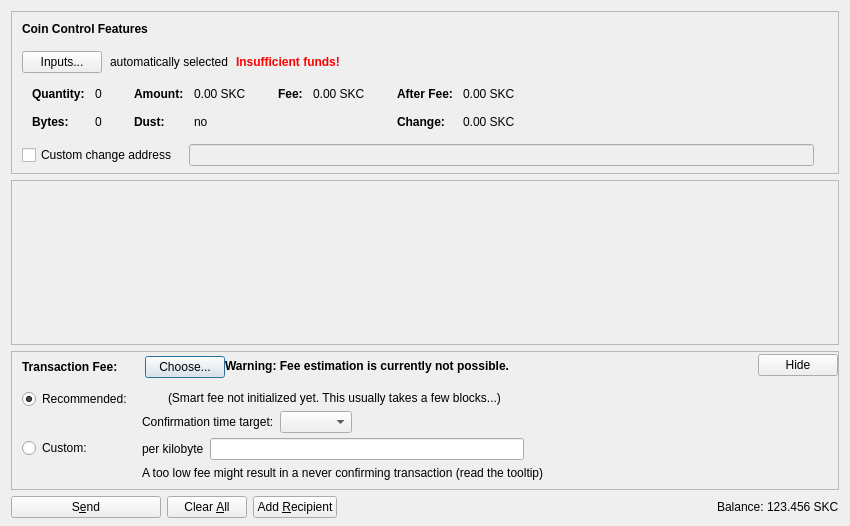
<?xml version="1.0" encoding="UTF-8"?>
<ui version="4.0">
 <class>SendCoinsDialog</class>
 <widget class="QDialog" name="SendCoinsDialog">
  <property name="geometry">
   <rect>
    <x>0</x>
    <y>0</y>
    <width>850</width>
    <height>526</height>
   </rect>
  </property>
  <property name="windowTitle">
   <string>Send Coins</string>
  </property>
  <layout class="QVBoxLayout" name="verticalLayout" stretch="0,1,0,0">
   <property name="bottomMargin">
    <number>8</number>
   </property>
   <item>
    <widget class="QFrame" name="frameCoinControl">
     <property name="sizePolicy">
      <sizepolicy hsizetype="Expanding" vsizetype="Expanding">
       <horstretch>0</horstretch>
       <verstretch>0</verstretch>
      </sizepolicy>
     </property>
     <property name="maximumSize">
      <size>
       <width>16777215</width>
       <height>16777215</height>
      </size>
     </property>
     <property name="frameShape">
      <enum>QFrame::StyledPanel</enum>
     </property>
     <property name="frameShadow">
      <enum>QFrame::Sunken</enum>
     </property>
     <layout class="QVBoxLayout" name="verticalLayoutCoinControl2">
      <property name="spacing">
       <number>0</number>
      </property>
      <property name="leftMargin">
       <number>0</number>
      </property>
      <property name="topMargin">
       <number>0</number>
      </property>
      <property name="rightMargin">
       <number>0</number>
      </property>
      <property name="bottomMargin">
       <number>6</number>
      </property>
      <item>
       <layout class="QVBoxLayout" name="verticalLayoutCoinControl" stretch="0,0,0,0,1">
        <property name="spacing">
         <number>0</number>
        </property>
        <property name="leftMargin">
         <number>10</number>
        </property>
        <property name="topMargin">
         <number>10</number>
        </property>
        <item>
         <layout class="QHBoxLayout" name="horizontalLayoutCoinControl1">
          <property name="bottomMargin">
           <number>15</number>
          </property>
          <item>
           <widget class="QLabel" name="labelCoinControlFeatures">
            <property name="sizePolicy">
             <sizepolicy hsizetype="Preferred" vsizetype="Maximum">
              <horstretch>0</horstretch>
              <verstretch>0</verstretch>
             </sizepolicy>
            </property>
            <property name="font">
             <font>
              <weight>75</weight>
              <bold>true</bold>
             </font>
            </property>
            <property name="styleSheet">
             <string notr="true">font-weight:bold;</string>
            </property>
            <property name="text">
             <string>Coin Control Features</string>
            </property>
           </widget>
          </item>
         </layout>
        </item>
        <item>
         <layout class="QHBoxLayout" name="horizontalLayoutCoinControl2" stretch="0,0,0,0">
          <property name="spacing">
           <number>8</number>
          </property>
          <property name="bottomMargin">
           <number>10</number>
          </property>
          <item>
           <widget class="QPushButton" name="pushButtonCoinControl">
            <property name="styleSheet">
             <string notr="true"/>
            </property>
            <property name="text">
             <string>Inputs...</string>
            </property>
            <property name="autoDefault">
             <bool>false</bool>
            </property>
           </widget>
          </item>
          <item>
           <widget class="QLabel" name="labelCoinControlAutomaticallySelected">
            <property name="text">
             <string>automatically selected</string>
            </property>
            <property name="margin">
             <number>5</number>
            </property>
           </widget>
          </item>
          <item>
           <widget class="QLabel" name="labelCoinControlInsuffFunds">
            <property name="font">
             <font>
              <weight>75</weight>
              <bold>true</bold>
             </font>
            </property>
            <property name="styleSheet">
             <string notr="true">color:red;font-weight:bold;</string>
            </property>
            <property name="text">
             <string>Insufficient funds!</string>
            </property>
            <property name="margin">
             <number>5</number>
            </property>
           </widget>
          </item>
          <item>
           <spacer name="horizontalSpacerCoinControl">
            <property name="orientation">
             <enum>Qt::Horizontal</enum>
            </property>
            <property name="sizeHint" stdset="0">
             <size>
              <width>40</width>
              <height>1</height>
             </size>
            </property>
           </spacer>
          </item>
         </layout>
        </item>
        <item>
         <widget class="QWidget" name="widgetCoinControl" native="true">
          <property name="sizePolicy">
           <sizepolicy hsizetype="Preferred" vsizetype="Preferred">
            <horstretch>0</horstretch>
            <verstretch>0</verstretch>
           </sizepolicy>
          </property>
          <property name="minimumSize">
           <size>
            <width>0</width>
            <height>0</height>
           </size>
          </property>
          <property name="styleSheet">
           <string notr="true"/>
          </property>
          <layout class="QHBoxLayout" name="horizontalLayoutCoinControl5">
           <property name="leftMargin">
            <number>0</number>
           </property>
           <property name="topMargin">
            <number>0</number>
           </property>
           <property name="rightMargin">
            <number>0</number>
           </property>
           <property name="bottomMargin">
            <number>0</number>
           </property>
           <item>
            <layout class="QHBoxLayout" name="horizontalLayoutCoinControl3" stretch="0,0,0,1">
             <property name="spacing">
              <number>20</number>
             </property>
             <property name="topMargin">
              <number>0</number>
             </property>
             <property name="bottomMargin">
              <number>10</number>
             </property>
             <item>
              <layout class="QFormLayout" name="formLayoutCoinControl1">
               <property name="horizontalSpacing">
                <number>10</number>
               </property>
               <property name="verticalSpacing">
                <number>14</number>
               </property>
               <property name="leftMargin">
                <number>10</number>
               </property>
               <property name="topMargin">
                <number>4</number>
               </property>
               <property name="rightMargin">
                <number>6</number>
               </property>
               <item row="0" column="0">
                <widget class="QLabel" name="labelCoinControlQuantityText">
                 <property name="font">
                  <font>
                   <weight>75</weight>
                   <bold>true</bold>
                  </font>
                 </property>
                 <property name="text">
                  <string>Quantity:</string>
                 </property>
                 <property name="margin">
                  <number>0</number>
                 </property>
                </widget>
               </item>
               <item row="0" column="1">
                <widget class="QLabel" name="labelCoinControlQuantity">
                 <property name="cursor">
                  <cursorShape>IBeamCursor</cursorShape>
                 </property>
                 <property name="contextMenuPolicy">
                  <enum>Qt::ActionsContextMenu</enum>
                 </property>
                 <property name="text">
                  <string notr="true">0</string>
                 </property>
                 <property name="margin">
                  <number>0</number>
                 </property>
                 <property name="textInteractionFlags">
                  <set>Qt::LinksAccessibleByMouse|Qt::TextSelectableByKeyboard|Qt::TextSelectableByMouse</set>
                 </property>
                </widget>
               </item>
               <item row="1" column="0">
                <widget class="QLabel" name="labelCoinControlBytesText">
                 <property name="font">
                  <font>
                   <weight>75</weight>
                   <bold>true</bold>
                  </font>
                 </property>
                 <property name="text">
                  <string>Bytes:</string>
                 </property>
                </widget>
               </item>
               <item row="1" column="1">
                <widget class="QLabel" name="labelCoinControlBytes">
                 <property name="cursor">
                  <cursorShape>IBeamCursor</cursorShape>
                 </property>
                 <property name="contextMenuPolicy">
                  <enum>Qt::ActionsContextMenu</enum>
                 </property>
                 <property name="text">
                  <string notr="true">0</string>
                 </property>
                 <property name="textInteractionFlags">
                  <set>Qt::LinksAccessibleByMouse|Qt::TextSelectableByKeyboard|Qt::TextSelectableByMouse</set>
                 </property>
                </widget>
               </item>
              </layout>
             </item>
             <item>
              <layout class="QFormLayout" name="formLayoutCoinControl2">
               <property name="horizontalSpacing">
                <number>10</number>
               </property>
               <property name="verticalSpacing">
                <number>14</number>
               </property>
               <property name="leftMargin">
                <number>6</number>
               </property>
               <property name="topMargin">
                <number>4</number>
               </property>
               <property name="rightMargin">
                <number>6</number>
               </property>
               <item row="0" column="0">
                <widget class="QLabel" name="labelCoinControlAmountText">
                 <property name="font">
                  <font>
                   <weight>75</weight>
                   <bold>true</bold>
                  </font>
                 </property>
                 <property name="text">
                  <string>Amount:</string>
                 </property>
                 <property name="margin">
                  <number>0</number>
                 </property>
                </widget>
               </item>
               <item row="0" column="1">
                <widget class="QLabel" name="labelCoinControlAmount">
                 <property name="cursor">
                  <cursorShape>IBeamCursor</cursorShape>
                 </property>
                 <property name="contextMenuPolicy">
                  <enum>Qt::ActionsContextMenu</enum>
                 </property>
                 <property name="text">
                  <string notr="true">0.00 SKC</string>
                 </property>
                 <property name="textInteractionFlags">
                  <set>Qt::LinksAccessibleByMouse|Qt::TextSelectableByKeyboard|Qt::TextSelectableByMouse</set>
                 </property>
                </widget>
               </item>
               <item row="1" column="0">
                <widget class="QLabel" name="labelCoinControlLowOutputText">
                 <property name="font">
                  <font>
                   <weight>75</weight>
                   <bold>true</bold>
                  </font>
                 </property>
                 <property name="text">
                  <string>Dust:</string>
                 </property>
                </widget>
               </item>
               <item row="1" column="1">
                <widget class="QLabel" name="labelCoinControlLowOutput">
                 <property name="cursor">
                  <cursorShape>IBeamCursor</cursorShape>
                 </property>
                 <property name="contextMenuPolicy">
                  <enum>Qt::ActionsContextMenu</enum>
                 </property>
                 <property name="text">
                  <string notr="true">no</string>
                 </property>
                 <property name="textInteractionFlags">
                  <set>Qt::LinksAccessibleByMouse|Qt::TextSelectableByKeyboard|Qt::TextSelectableByMouse</set>
                 </property>
                </widget>
               </item>
              </layout>
             </item>
             <item>
              <layout class="QFormLayout" name="formLayoutCoinControl3">
               <property name="horizontalSpacing">
                <number>10</number>
               </property>
               <property name="verticalSpacing">
                <number>14</number>
               </property>
               <property name="leftMargin">
                <number>6</number>
               </property>
               <property name="topMargin">
                <number>4</number>
               </property>
               <property name="rightMargin">
                <number>6</number>
               </property>
               <item row="0" column="0">
                <widget class="QLabel" name="labelCoinControlFeeText">
                 <property name="font">
                  <font>
                   <weight>75</weight>
                   <bold>true</bold>
                  </font>
                 </property>
                 <property name="text">
                  <string>Fee:</string>
                 </property>
                 <property name="margin">
                  <number>0</number>
                 </property>
                </widget>
               </item>
               <item row="0" column="1">
                <widget class="QLabel" name="labelCoinControlFee">
                 <property name="cursor">
                  <cursorShape>IBeamCursor</cursorShape>
                 </property>
                 <property name="contextMenuPolicy">
                  <enum>Qt::ActionsContextMenu</enum>
                 </property>
                 <property name="text">
                  <string notr="true">0.00 SKC</string>
                 </property>
                 <property name="textInteractionFlags">
                  <set>Qt::LinksAccessibleByMouse|Qt::TextSelectableByKeyboard|Qt::TextSelectableByMouse</set>
                 </property>
                </widget>
               </item>
              </layout>
             </item>
             <item>
              <layout class="QFormLayout" name="formLayoutCoinControl4">
               <property name="horizontalSpacing">
                <number>10</number>
               </property>
               <property name="verticalSpacing">
                <number>14</number>
               </property>
               <property name="leftMargin">
                <number>6</number>
               </property>
               <property name="topMargin">
                <number>4</number>
               </property>
               <property name="rightMargin">
                <number>6</number>
               </property>
               <item row="0" column="0">
                <widget class="QLabel" name="labelCoinControlAfterFeeText">
                 <property name="font">
                  <font>
                   <weight>75</weight>
                   <bold>true</bold>
                  </font>
                 </property>
                 <property name="text">
                  <string>After Fee:</string>
                 </property>
                 <property name="margin">
                  <number>0</number>
                 </property>
                </widget>
               </item>
               <item row="0" column="1">
                <widget class="QLabel" name="labelCoinControlAfterFee">
                 <property name="cursor">
                  <cursorShape>IBeamCursor</cursorShape>
                 </property>
                 <property name="contextMenuPolicy">
                  <enum>Qt::ActionsContextMenu</enum>
                 </property>
                 <property name="text">
                  <string notr="true">0.00 SKC</string>
                 </property>
                 <property name="textInteractionFlags">
                  <set>Qt::LinksAccessibleByMouse|Qt::TextSelectableByKeyboard|Qt::TextSelectableByMouse</set>
                 </property>
                </widget>
               </item>
               <item row="1" column="0">
                <widget class="QLabel" name="labelCoinControlChangeText">
                 <property name="font">
                  <font>
                   <weight>75</weight>
                   <bold>true</bold>
                  </font>
                 </property>
                 <property name="text">
                  <string>Change:</string>
                 </property>
                </widget>
               </item>
               <item row="1" column="1">
                <widget class="QLabel" name="labelCoinControlChange">
                 <property name="cursor">
                  <cursorShape>IBeamCursor</cursorShape>
                 </property>
                 <property name="contextMenuPolicy">
                  <enum>Qt::ActionsContextMenu</enum>
                 </property>
                 <property name="text">
                  <string notr="true">0.00 SKC</string>
                 </property>
                 <property name="textInteractionFlags">
                  <set>Qt::LinksAccessibleByMouse|Qt::TextSelectableByKeyboard|Qt::TextSelectableByMouse</set>
                 </property>
                </widget>
               </item>
              </layout>
             </item>
            </layout>
           </item>
          </layout>
         </widget>
        </item>
        <item>
         <layout class="QHBoxLayout" name="horizontalLayoutCoinControl4" stretch="0,0,0">
          <property name="spacing">
           <number>12</number>
          </property>
          <property name="sizeConstraint">
           <enum>QLayout::SetDefaultConstraint</enum>
          </property>
          <property name="topMargin">
           <number>5</number>
          </property>
          <property name="rightMargin">
           <number>5</number>
          </property>
          <item>
           <widget class="QCheckBox" name="checkBoxCoinControlChange">
            <property name="toolTip">
             <string>If this is activated, but the change address is empty or invalid, change will be sent to a newly generated address.</string>
            </property>
            <property name="text">
             <string>Custom change address</string>
            </property>
           </widget>
          </item>
          <item>
           <widget class="QValidatedLineEdit" name="lineEditCoinControlChange">
            <property name="enabled">
             <bool>false</bool>
            </property>
            <property name="sizePolicy">
             <sizepolicy hsizetype="Expanding" vsizetype="Fixed">
              <horstretch>0</horstretch>
              <verstretch>0</verstretch>
             </sizepolicy>
            </property>
           </widget>
          </item>
          <item>
           <widget class="QLabel" name="labelCoinControlChangeLabel">
            <property name="sizePolicy">
             <sizepolicy hsizetype="Preferred" vsizetype="Expanding">
              <horstretch>0</horstretch>
              <verstretch>0</verstretch>
             </sizepolicy>
            </property>
            <property name="minimumSize">
             <size>
              <width>0</width>
              <height>0</height>
             </size>
            </property>
            <property name="text">
             <string/>
            </property>
            <property name="margin">
             <number>3</number>
            </property>
           </widget>
          </item>
         </layout>
        </item>
        <item>
         <spacer name="verticalSpacerCoinControl">
          <property name="orientation">
           <enum>Qt::Vertical</enum>
          </property>
          <property name="sizeHint" stdset="0">
           <size>
            <width>800</width>
            <height>1</height>
           </size>
          </property>
         </spacer>
        </item>
       </layout>
      </item>
     </layout>
    </widget>
   </item>
   <item>
    <widget class="QScrollArea" name="scrollArea">
     <property name="widgetResizable">
      <bool>true</bool>
     </property>
     <widget class="QWidget" name="scrollAreaWidgetContents">
      <property name="geometry">
       <rect>
        <x>0</x>
        <y>0</y>
        <width>830</width>
        <height>104</height>
       </rect>
      </property>
      <layout class="QVBoxLayout" name="verticalLayout_2" stretch="0,1">
       <property name="leftMargin">
        <number>0</number>
       </property>
       <property name="topMargin">
        <number>0</number>
       </property>
       <property name="rightMargin">
        <number>0</number>
       </property>
       <property name="bottomMargin">
        <number>0</number>
       </property>
       <item>
        <layout class="QVBoxLayout" name="entries">
         <property name="spacing">
          <number>6</number>
         </property>
        </layout>
       </item>
       <item>
        <spacer name="verticalSpacer">
         <property name="orientation">
          <enum>Qt::Vertical</enum>
         </property>
         <property name="sizeHint" stdset="0">
          <size>
           <width>20</width>
           <height>40</height>
          </size>
         </property>
        </spacer>
       </item>
      </layout>
     </widget>
    </widget>
   </item>
   <item>
    <widget class="QFrame" name="frameFee">
     <property name="sizePolicy">
      <sizepolicy hsizetype="Expanding" vsizetype="Expanding">
       <horstretch>0</horstretch>
       <verstretch>0</verstretch>
      </sizepolicy>
     </property>
     <property name="maximumSize">
      <size>
       <width>16777215</width>
       <height>16777215</height>
      </size>
     </property>
     <property name="frameShape">
      <enum>QFrame::StyledPanel</enum>
     </property>
     <property name="frameShadow">
      <enum>QFrame::Sunken</enum>
     </property>
     <layout class="QVBoxLayout" name="verticalLayoutFee1">
      <property name="spacing">
       <number>0</number>
      </property>
      <property name="leftMargin">
       <number>0</number>
      </property>
      <property name="topMargin">
       <number>0</number>
      </property>
      <property name="rightMargin">
       <number>0</number>
      </property>
      <property name="bottomMargin">
       <number>0</number>
      </property>
      <item>
       <layout class="QVBoxLayout" name="verticalLayoutFee2" stretch="0,0,0">
        <property name="spacing">
         <number>0</number>
        </property>
        <property name="leftMargin">
         <number>10</number>
        </property>
        <property name="topMargin">
         <number>0</number>
        </property>
        <item>
         <layout class="QHBoxLayout" name="horizontalLayoutFee1">
          <property name="bottomMargin">
           <number>0</number>
          </property>
          <item>
           <layout class="QVBoxLayout" name="verticalLayoutFee7">
            <property name="spacing">
             <number>0</number>
            </property>
            <item>
             <spacer name="verticalSpacerSmartFee">
              <property name="orientation">
               <enum>Qt::Vertical</enum>
              </property>
              <property name="sizeType">
               <enum>QSizePolicy::Fixed</enum>
              </property>
              <property name="sizeHint" stdset="0">
               <size>
                <width>1</width>
                <height>4</height>
               </size>
              </property>
             </spacer>
            </item>
            <item>
             <layout class="QHBoxLayout" name="horizontalLayoutSmartFee">
              <property name="spacing">
               <number>10</number>
              </property>
              <item>
               <widget class="QLabel" name="labelFeeHeadline">
                <property name="sizePolicy">
                 <sizepolicy hsizetype="Preferred" vsizetype="Maximum">
                  <horstretch>0</horstretch>
                  <verstretch>0</verstretch>
                 </sizepolicy>
                </property>
                <property name="font">
                 <font>
                  <weight>75</weight>
                  <bold>true</bold>
                 </font>
                </property>
                <property name="styleSheet">
                 <string notr="true">font-weight:bold;</string>
                </property>
                <property name="text">
                 <string>Transaction Fee:</string>
                </property>
               </widget>
              </item>
              <item>
               <widget class="QLabel" name="labelFeeMinimized">
                <property name="text">
                 <string/>
                </property>
               </widget>
              </item>
              <item>
               <widget class="QPushButton" name="buttonChooseFee">
                <property name="text">
                 <string>Choose...</string>
                </property>
               </widget>
              </item>
             </layout>
            </item>
            <item>
             <spacer name="verticalSpacer_5">
              <property name="orientation">
               <enum>Qt::Vertical</enum>
              </property>
              <property name="sizeHint" stdset="0">
               <size>
                <width>1</width>
                <height>1</height>
               </size>
              </property>
             </spacer>
            </item>
           </layout>
          </item>
          <item>
           <widget class="QLabel" name="fallbackFeeWarningLabel">
            <property name="toolTip">
             <string>Using the fallbackfee can result in sending a transaction that will take several hours or days (or never) to confirm. Consider choosing your fee manually or wait until you have validated the complete chain.</string>
            </property>
            <property name="font">
            <font>
                <weight>75</weight>
                <bold>true</bold>
            </font>
            </property>
            <property name="text">
             <string>Warning: Fee estimation is currently not possible.</string>
            </property>
            <property name="wordWrap">
             <bool>false</bool>
            </property>
           </widget>
          </item>
          <item>
           <spacer name="horizontalSpacer_4">
            <property name="orientation">
             <enum>Qt::Horizontal</enum>
            </property>
            <property name="sizeType">
             <enum>QSizePolicy::MinimumExpanding</enum>
            </property>
            <property name="sizeHint" stdset="0">
             <size>
              <width>40</width>
              <height>20</height>
             </size>
            </property>
           </spacer>
          </item>
          <item>
           <widget class="QPushButton" name="buttonMinimizeFee">
            <property name="toolTip">
             <string>collapse fee-settings</string>
            </property>
            <property name="text">
             <string>Hide</string>
            </property>
           </widget>
          </item>
         </layout>
        </item>
        <item>
         <widget class="QFrame" name="frameFeeSelection">
          <layout class="QVBoxLayout" name="verticalLayoutFee12">
           <property name="spacing">
            <number>0</number>
           </property>
           <property name="leftMargin">
            <number>0</number>
           </property>
           <property name="topMargin">
            <number>0</number>
           </property>
           <property name="rightMargin">
            <number>0</number>
           </property>
           <property name="bottomMargin">
            <number>0</number>
           </property>
           <item>
            <layout class="QGridLayout" name="gridLayoutFee">
             <property name="topMargin">
              <number>10</number>
             </property>
             <property name="bottomMargin">
              <number>4</number>
             </property>
             <property name="horizontalSpacing">
              <number>10</number>
             </property>
             <property name="verticalSpacing">
              <number>4</number>
             </property>
             <item row="1" column="1">
              <layout class="QVBoxLayout" name="verticalLayoutFee8">
               <property name="spacing">
                <number>6</number>
               </property>
               <item>
                <layout class="QHBoxLayout" name="horizontalLayoutFee13">
                 <item>
                  <widget class="QLabel" name="labelCustomPerKilobyte">
                   <property name="toolTip">
                    <string>Specify a custom fee per kB (1,000 bytes) of the transaction's virtual size.

Note:  Since the fee is calculated on a per-byte basis, a fee of "100 satoshis per kB" for a transaction size of 500 bytes (half of 1 kB) would ultimately yield a fee of only 50 satoshis.</string>
                   </property>
                   <property name="text">
                    <string>per kilobyte</string>
                   </property>
                  </widget>
                 </item>
                 <item>
                  <widget class="BitcoinAmountField" name="customFee"/>
                 </item>
                 <item>
                  <spacer name="horizontalSpacer_6">
                   <property name="orientation">
                    <enum>Qt::Horizontal</enum>
                   </property>
                   <property name="sizeHint" stdset="0">
                    <size>
                     <width>1</width>
                     <height>1</height>
                    </size>
                   </property>
                  </spacer>
                 </item>
                </layout>
               </item>
               <item>
                <layout class="QHBoxLayout" name="horizontalLayoutFee8">
                 <item>
                  <widget class="QLabel" name="labelCustomFeeWarning">
                   <property name="enabled">
                    <bool>true</bool>
                   </property>
                   <property name="toolTip">
                    <string>When there is less transaction volume than space in the blocks, miners as well as relaying nodes may enforce a minimum fee. Paying only this minimum fee is just fine, but be aware that this can result in a never confirming transaction once there is more demand for skullcoin transactions than the network can process.</string>
                   </property>
                   <property name="text">
                    <string>A too low fee might result in a never confirming transaction (read the tooltip)</string>
                   </property>
                  </widget>
                 </item>
                 <item>
                  <spacer name="horizontalSpacer_2">
                   <property name="orientation">
                    <enum>Qt::Horizontal</enum>
                   </property>
                   <property name="sizeHint" stdset="0">
                    <size>
                     <width>1</width>
                     <height>1</height>
                    </size>
                   </property>
                  </spacer>
                 </item>
                </layout>
               </item>
              </layout>
             </item>
             <item row="0" column="0">
              <layout class="QVBoxLayout" name="verticalLayoutFee4" stretch="0,1">
               <item>
                <widget class="QRadioButton" name="radioSmartFee">
                 <property name="text">
                  <string>Recommended:</string>
                 </property>
                 <property name="checked">
                  <bool>true</bool>
                 </property>
                 <attribute name="buttonGroup">
                  <string notr="true">groupFee</string>
                 </attribute>
                </widget>
               </item>
               <item>
                <spacer name="verticalSpacer_2">
                 <property name="orientation">
                  <enum>Qt::Vertical</enum>
                 </property>
                 <property name="sizeHint" stdset="0">
                  <size>
                   <width>1</width>
                   <height>1</height>
                  </size>
                 </property>
                </spacer>
               </item>
              </layout>
             </item>
             <item row="1" column="0">
              <layout class="QVBoxLayout" name="verticalLayoutFee9" stretch="0,1">
               <item>
                <widget class="QRadioButton" name="radioCustomFee">
                 <property name="text">
                  <string>Custom:</string>
                 </property>
                 <attribute name="buttonGroup">
                  <string notr="true">groupFee</string>
                 </attribute>
                </widget>
               </item>
               <item>
                <spacer name="verticalSpacer_6">
                 <property name="orientation">
                  <enum>Qt::Vertical</enum>
                 </property>
                 <property name="sizeHint" stdset="0">
                  <size>
                   <width>1</width>
                   <height>1</height>
                  </size>
                 </property>
                </spacer>
               </item>
              </layout>
             </item>
             <item row="0" column="1">
              <layout class="QVBoxLayout" name="verticalLayoutFee3" stretch="0,0,1">
               <property name="spacing">
                <number>6</number>
               </property>
               <property name="topMargin">
                <number>2</number>
               </property>
               <item>
                <layout class="QHBoxLayout" name="horizontalLayoutFee12">
                 <item>
                  <widget class="QLabel" name="labelSmartFee">
                   <property name="text">
                    <string/>
                   </property>
                  </widget>
                 </item>
                 <item>
                  <widget class="QLabel" name="labelFeeEstimation">
                   <property name="text">
                    <string/>
                   </property>
                  </widget>
                 </item>
                 <item>
                  <widget class="QLabel" name="labelSmartFee2">
                   <property name="text">
                    <string>(Smart fee not initialized yet. This usually takes a few blocks...)</string>
                   </property>
                  </widget>
                 </item>
                 <item>
                  <spacer name="horizontalSpacer_5">
                   <property name="orientation">
                    <enum>Qt::Horizontal</enum>
                   </property>
                   <property name="sizeHint" stdset="0">
                    <size>
                     <width>1</width>
                     <height>1</height>
                    </size>
                   </property>
                  </spacer>
                 </item>
                </layout>
               </item>
               <item>
                <layout class="QHBoxLayout" name="horizontalLayoutFee9">
                 <item>
                  <layout class="QVBoxLayout" name="verticalLayoutFee6">
                   <item>
                    <widget class="QLabel" name="labelSmartFee3">
                     <property name="text">
                      <string>Confirmation time target:</string>
                     </property>
                    </widget>
                   </item>
                  </layout>
                 </item>
                 <item>
                  <layout class="QVBoxLayout" name="verticalLayoutFee5">
                   <property name="rightMargin">
                    <number>30</number>
                   </property>
                   <item>
                    <layout class="QHBoxLayout" name="horizontalLayoutConfTarget">
                     <property name="bottomMargin">
                      <number>0</number>
                     </property>
                     <item>
                      <widget class="QComboBox" name="confTargetSelector"/>
                     </item>
                     <item>
                      <spacer name="horizontalSpacerConfTarget">
                       <property name="orientation">
                        <enum>Qt::Horizontal</enum>
                       </property>
                       <property name="sizeHint" stdset="0">
                        <size>
                         <width>40</width>
                         <height>20</height>
                        </size>
                       </property>
                      </spacer>
                     </item>
                    </layout>
                   </item>
                  </layout>
                 </item>
                </layout>
               </item>
               <item>
                <spacer name="verticalSpacer_4">
                 <property name="orientation">
                  <enum>Qt::Vertical</enum>
                 </property>
                 <property name="sizeHint" stdset="0">
                  <size>
                   <width>1</width>
                   <height>1</height>
                  </size>
                 </property>
                </spacer>
               </item>
              </layout>
             </item>
            </layout>
           </item>
          </layout>
         </widget>
        </item>
        <item>
         <spacer name="verticalSpacerFee">
          <property name="orientation">
           <enum>Qt::Vertical</enum>
          </property>
          <property name="sizeHint" stdset="0">
           <size>
            <width>40</width>
            <height>5</height>
           </size>
          </property>
         </spacer>
        </item>
       </layout>
      </item>
     </layout>
    </widget>
   </item>
   <item>
    <layout class="QHBoxLayout" name="horizontalLayout">
     <item>
      <widget class="QPushButton" name="sendButton">
       <property name="minimumSize">
        <size>
         <width>150</width>
         <height>0</height>
        </size>
       </property>
       <property name="toolTip">
        <string>Confirm the send action</string>
       </property>
       <property name="text">
        <string>S&amp;end</string>
       </property>
       <property name="icon">
        <iconset resource="../bitcoin.qrc">
         <normaloff>:/icons/send</normaloff>:/icons/send</iconset>
       </property>
       <property name="autoDefault">
        <bool>false</bool>
       </property>
       <property name="default">
        <bool>false</bool>
       </property>
      </widget>
     </item>
     <item>
      <widget class="QPushButton" name="clearButton">
       <property name="sizePolicy">
        <sizepolicy hsizetype="Minimum" vsizetype="Fixed">
         <horstretch>0</horstretch>
         <verstretch>0</verstretch>
        </sizepolicy>
       </property>
       <property name="toolTip">
        <string>Clear all fields of the form.</string>
       </property>
       <property name="text">
        <string>Clear &amp;All</string>
       </property>
       <property name="icon">
        <iconset resource="../bitcoin.qrc">
         <normaloff>:/icons/remove</normaloff>:/icons/remove</iconset>
       </property>
       <property name="autoDefault">
        <bool>false</bool>
       </property>
      </widget>
     </item>
     <item>
      <widget class="QPushButton" name="addButton">
       <property name="toolTip">
        <string>Send to multiple recipients at once</string>
       </property>
       <property name="text">
        <string>Add &amp;Recipient</string>
       </property>
       <property name="icon">
        <iconset resource="../bitcoin.qrc">
         <normaloff>:/icons/add</normaloff>:/icons/add</iconset>
       </property>
       <property name="autoDefault">
        <bool>false</bool>
       </property>
      </widget>
     </item>
     <item>
      <spacer name="horizontalSpacer">
       <property name="orientation">
        <enum>Qt::Horizontal</enum>
       </property>
       <property name="sizeHint" stdset="0">
        <size>
         <width>40</width>
         <height>20</height>
        </size>
       </property>
      </spacer>
     </item>
     <item>
      <layout class="QHBoxLayout" name="horizontalLayout_2">
       <property name="spacing">
        <number>3</number>
       </property>
       <item>
        <widget class="QLabel" name="label">
         <property name="sizePolicy">
          <sizepolicy hsizetype="Preferred" vsizetype="Fixed">
           <horstretch>0</horstretch>
           <verstretch>0</verstretch>
          </sizepolicy>
         </property>
         <property name="text">
          <string>Balance:</string>
         </property>
        </widget>
       </item>
       <item>
        <widget class="QLabel" name="labelBalance">
         <property name="sizePolicy">
          <sizepolicy hsizetype="Preferred" vsizetype="Fixed">
           <horstretch>0</horstretch>
           <verstretch>0</verstretch>
          </sizepolicy>
         </property>
         <property name="cursor">
          <cursorShape>IBeamCursor</cursorShape>
         </property>
         <property name="text">
          <string notr="true">123.456 SKC</string>
         </property>
         <property name="textInteractionFlags">
          <set>Qt::LinksAccessibleByMouse|Qt::TextSelectableByKeyboard|Qt::TextSelectableByMouse</set>
         </property>
        </widget>
       </item>
      </layout>
     </item>
    </layout>
   </item>
  </layout>
 </widget>
 <customwidgets>
  <customwidget>
   <class>QValidatedLineEdit</class>
   <extends>QLineEdit</extends>
   <header>qt/qvalidatedlineedit.h</header>
  </customwidget>
  <customwidget>
   <class>BitcoinAmountField</class>
   <extends>QLineEdit</extends>
   <header>qt/bitcoinamountfield.h</header>
   <container>1</container>
  </customwidget>
 </customwidgets>
 <resources>
  <include location="../bitcoin.qrc"/>
 </resources>
 <connections/>
 <buttongroups>
  <buttongroup name="groupFee"/>
 </buttongroups>
</ui>
